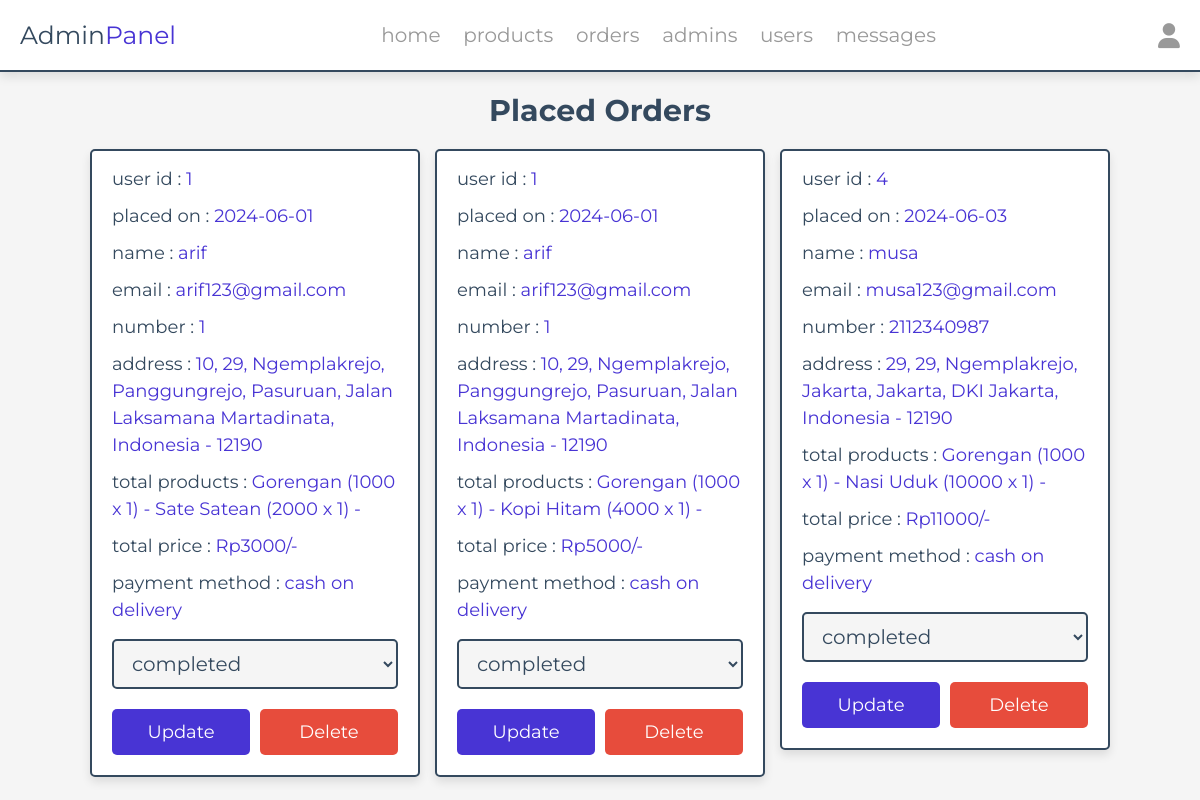
The page /admin/placed_orders.php (signed in) on the database its author committed.
### tables this page shows
CREATE TABLE `orders` (
  `id` int(100) NOT NULL,
  `user_id` int(100) NOT NULL,
  `name` varchar(20) NOT NULL,
  `number` varchar(10) NOT NULL,
  `email` varchar(50) NOT NULL,
  `method` varchar(50) NOT NULL,
  `address` varchar(500) NOT NULL,
  `total_products` varchar(1000) NOT NULL,
  `total_price` int(100) NOT NULL,
  `placed_on` date NOT NULL DEFAULT current_timestamp(),
  `payment_status` varchar(20) NOT NULL DEFAULT 'pending'
);

### admin/placed_orders.php (the view, shortened to what this page needs)
<?php
include '../components/connect.php';
?>
<!DOCTYPE html>
<html lang="en">
<head>
   <link rel="stylesheet" href="https://cdnjs.cloudflare.com/ajax/libs/font-awesome/6.1.1/css/all.min.css">
   <link rel="stylesheet" href="../css/admin_style.css">
</head>
<body>
<?php include '../components/admin_header.php' ?>
<section class="placed-orders">
   <h1 class="heading">placed orders</h1>
   <div class="box-container">
   <?php
      $select_orders = $conn->prepare("SELECT * FROM `orders`");
      $select_orders->execute();
      if($select_orders->rowCount() > 0){
         while($fetch_orders = $select_orders->fetch(PDO::FETCH_ASSOC)){
   ?>
   <div class="box">
      <p> user id : <span><?= $fetch_orders['user_id']; ?></span> </p>
      <p> placed on : <span><?= $fetch_orders['placed_on']; ?></span> </p>
      <p> name : <span><?= $fetch_orders['name']; ?></span> </p>
      <p> email : <span><?= $fetch_orders['email']; ?></span> </p>
      <p> number : <span><?= $fetch_orders['number']; ?></span> </p>
      <p> address : <span><?= $fetch_orders['address']; ?></span> </p>
      <p> total products : <span><?= $fetch_orders['total_products']; ?></span> </p>
      <p> total price : <span>Rp<?= $fetch_orders['total_price']; ?>/-</span> </p>
      <p> payment method : <span><?= $fetch_orders['method']; ?></span> </p>
      <form action="" method="POST">
         <select name="payment_status" class="drop-down">
            <option value="" selected disabled><?= $fetch_orders['payment_status']; ?></option>
         </select>
         <div class="flex-btn">
            <input type="submit" value="update" class="btn" name="update_payment">
            <a href="placed_orders.php?delete=<?= $fetch_orders['id']; ?>" class="delete-btn" onclick="return confirm('delete this order?');">delete</a>
         </div>
      </form>
   </div>
   <?php
      }
   }else{
      echo '<p class="empty">no orders placed yet!</p>';
   }
   ?>
   </div>
</section>
</body>
</html>

### css/admin_style.css (style rules this page uses)
:root { --main-color:#4834d4; --red:#e74c3c; --orange:#f39c12; --black:#34495e; --white:#fff; --light-bg:#f5f5f5; --light-color:#999; --border:.2rem solid var(--black); --box-shadow:0 .5rem 1rem rgba(0,0,0,.1); }
* { font-family: 'Montserrat', sans-serif; margin:0; padding:0; box-sizing: border-box; text-decoration: none; outline: none; border:none; }
html { font-size: 62.5%; overflow-x: hidden; }
body { background-color: var(--light-bg); }
section { max-width: 1200px; margin:0 auto; padding:2rem; }
.btn, .delete-btn, .option-btn { display: block; margin-top: 1rem; border-radius: .5rem; cursor: pointer; width: 100%; font-size: 1.8rem; color:var(--white); padding:1.2rem 3rem; text-transform: capitalize; text-align: center; }
.btn { background-color: var(--main-color); }
.delete-btn { background-color: var(--red); }
.flex-btn { display: flex; gap:1rem; }
.heading { text-align: center; margin-bottom: 2rem; text-transform: capitalize; color:var(--black); font-size: 3rem; }
.placed-orders .box-container { display: grid; grid-template-columns: repeat(auto-fit, 33rem); gap:1.5rem; justify-content: center; align-items: flex-start; }
.placed-orders .box-container .box { background-color: var(--white); border-radius: .5rem; box-shadow: var(--box-shadow); border:var(--border); padding:2rem; padding-top: 1rem; }
.placed-orders .box-container .box p { padding: .5rem 0; line-height: 1.5; font-size: 1.8rem; color:var(--black); }
.placed-orders .box-container .box p span { color:var(--main-color); }
.placed-orders .box-container .box .drop-down { width: 100%; margin:1rem 0; background-color: var(--light-bg); padding:1rem 1.4rem; font-size: 2rem; color:var(--black); border:var(--border); border-radius: .5rem; }

### rows shown on the page
orders: user "1", placed_on "2024-06-01", name "arif", email "arif123@gmail.com", number "1", address "10, 29, Ngemplakrejo, Panggungrejo, Pasuruan, Jalan Laksamana Martadinata, Indonesia - 12190", total_products "Gorengan (1000 x 1) - Sate Satean (2000 x 1) -", total_price "3000", method "cash on delivery", payment_status "completed"
orders: user "1", placed_on "2024-06-01", name "arif", email "arif123@gmail.com", number "1", address "10, 29, Ngemplakrejo, Panggungrejo, Pasuruan, Jalan Laksamana Martadinata, Indonesia - 12190", total_products "Gorengan (1000 x 1) - Kopi Hitam (4000 x 1) -", total_price "5000", method "cash on delivery", payment_status "completed"
orders: user "4", placed_on "2024-06-03", name "musa", email "musa123@gmail.com", number "2112340987", address "29, 29, Ngemplakrejo, Jakarta, Jakarta, DKI Jakarta, Indonesia - 12190", total_products "Gorengan (1000 x 1) - Nasi Uduk (10000 x 1) -", total_price "11000", method "cash on delivery", payment_status "completed"
